Frame 1 (no input): blank canvas, image omitted
Frame 60 (no input): blank canvas, image omitted
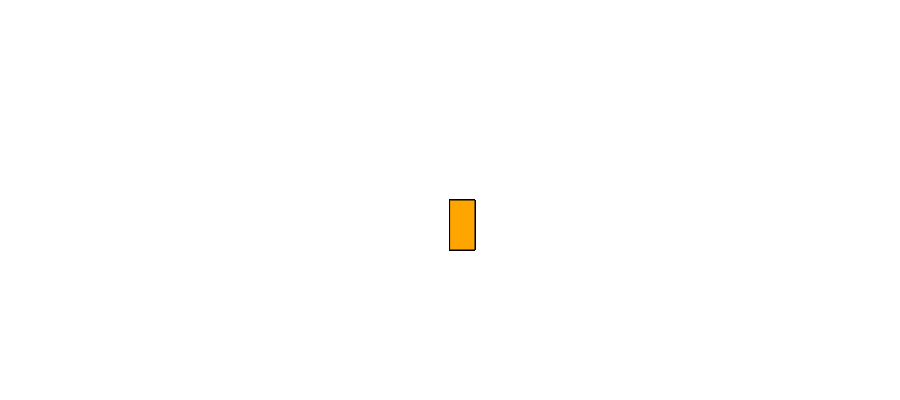
Frame 120 (the mouse pressed at the canvas centre since frame 60)

The p5.js sketch whose frames 1 and 60 were blank and that drew this single picture after the mouse press (run headless with seeded random() and noise() and a simulated clock; from frame 60 on, the mouse is pressed at the canvas centre):

// p5.js sketch
// ── sketch.js
function setup() {
    createCanvas(900, 400);
  }
  
  function draw() {
    
    fill("orange");
  
    console.log(mouseIsPressed);
  
    if (mouseIsPressed) {
      rect(mouseX, mouseY, 25, 50);
    }
  }
  
